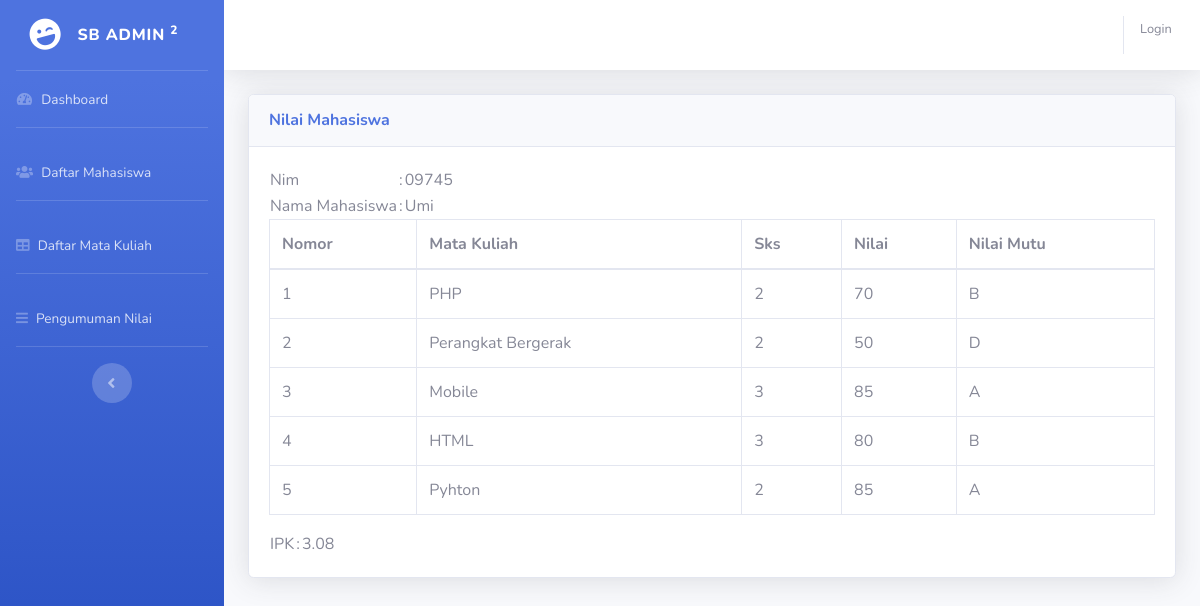
The page /?halaman=detailMhs&id=09745 on the database its author committed.
### tables this page shows
CREATE TABLE `tb_mahasiswa` (
  `nim` varchar(16) NOT NULL,
  `nama_mhs` varchar(200) NOT NULL
);

CREATE TABLE `tb_nilai` (
  `id` int(11) NOT NULL,
  `kode_matkul` varchar(4) NOT NULL,
  `nim` varchar(16) NOT NULL,
  `nilai` varchar(10) NOT NULL
);

CREATE TABLE `tb_matkul` (
  `kode_matkul` varchar(4) NOT NULL,
  `nama_matkul` varchar(200) NOT NULL,
  `sks` int(2) NOT NULL
);

### data/mahasiswa/mhs_detail.php (the view)
<?php
$id = $_GET['id'];
$query = $conn->query("SELECT nim, nama_mhs FROM tb_mahasiswa WHERE nim = '$id' ");
$data1 = $query->fetch_assoc();
?>
<div class="container-fluid">
  <div class="card shadow mb-4">
    <div class="card-header py-3">
      <h6 class="m-0 font-weight-bold text-primary">Nilai Mahasiswa</h6>
    </div>
    <div class="card-body">
      <div class="table-responsive">
        <table>
          <tr>
            <td>Nim</td>
            <td>:</td>
            <td><?= $data1['nim']; ?></td>
          </tr>
          <tr>
            <td>Nama Mahasiswa</td>
            <td>:</td>
            <td><?= $data1['nama_mhs']; ?></td>
          </tr>
        </table>
        <table class="table table-bordered" id="dataTable" width="100%" cellspacing="0">
          <thead>
            <tr>
              <th>Nomor</th>
              <th>Mata Kuliah</th>
              <th>Sks</th>
              <th>Nilai</th>
              <th>Nilai Mutu</th>
            </tr>
          </thead>
          <tbody>
            <?php
            $id = $_GET['id'];
            $no=1;
            $query2 = $conn->query("SELECT nama_matkul, sks, nilai FROM tb_nilai JOIN tb_matkul WHERE tb_nilai.nim = '$id' AND tb_nilai.kode_matkul = tb_matkul.kode_matkul ");
            $sks_x_mutu=0;
            $jml_sks=0;
            $ipk=0;
            while ($data2 = $query2->fetch_assoc()) {
              ?>
              <tr>
                <td><?= $no++; ?></td>
                <td><?= $data2['nama_matkul']; ?></td>
                <td><?= $data2['sks']; ?></td>
                <td><?= $data2['nilai']; ?></td>
                <td>
                  <?php
                  if ($data2['nilai'] >= 85 && $data2['nilai'] <= 100) {
                    echo "A";
                    $jml_sks = $data2['sks'];
                    $sks_x_mutu = 4 * $data2['sks'];
                  } elseif ($data2['nilai'] >= 70 && $data2['nilai'] <= 85) {
                    echo "B";
                    $jml_sks = $data2['sks'];
                    $sks_x_mutu = 3 * $data2['sks'];
                  } elseif ($data2['nilai'] >= 60 && $data2['nilai'] <= 70) {
                    echo "C";
                    $jml_sks = $data2['sks'];
                    $sks_x_mutu = 2 * $data2['sks'];
                  } elseif ($data2['nilai'] >= 50 && $data2['nilai'] <= 60) {
                    echo "D";
                    $jml_sks = $data2['sks'];
                    $sks_x_mutu = 1 * $data2['sks'];
                  } else {
                    echo "E";
                    $jml_sks = $data2['sks'];
                    $sks_x_mutu = 0 * $data2['sks'];
                  }
                  $jumlahx += $sks_x_mutu;
                  $sksx += $jml_sks;
                  $ipk = $jumlahx / $sksx;
                  ?>
                </td>
              </tr>
              <?php
            }
            ?>
          </tbody>
        </table>
        <table>
          <tr>
            <td>IPK</td>
            <td>:</td>
            <td>
              <?= number_format($ipk, 2); ?>
            </td>
          </tr>
        </table>
      </div>
    </div>
  </div>
</div>

### rows shown on the page
tb_mahasiswa: nim "09745", nama_mhs "Umi"
tb_nilai: kode_matkul.nama_matkul "PHP", kode_matkul.sks "2", nilai "70", shows "B"
tb_nilai: kode_matkul.nama_matkul "Perangkat Bergerak", kode_matkul.sks "2", nilai "50", shows "D"
tb_nilai: kode_matkul.nama_matkul "Mobile", kode_matkul.sks "3", nilai "85", shows "A"
tb_nilai: kode_matkul.nama_matkul "HTML", kode_matkul.sks "3", nilai "80", shows "B"
tb_nilai: kode_matkul.nama_matkul "Pyhton", kode_matkul.sks "2", nilai "85", shows "A"

### other values the page prints
$ipk "3.08"
